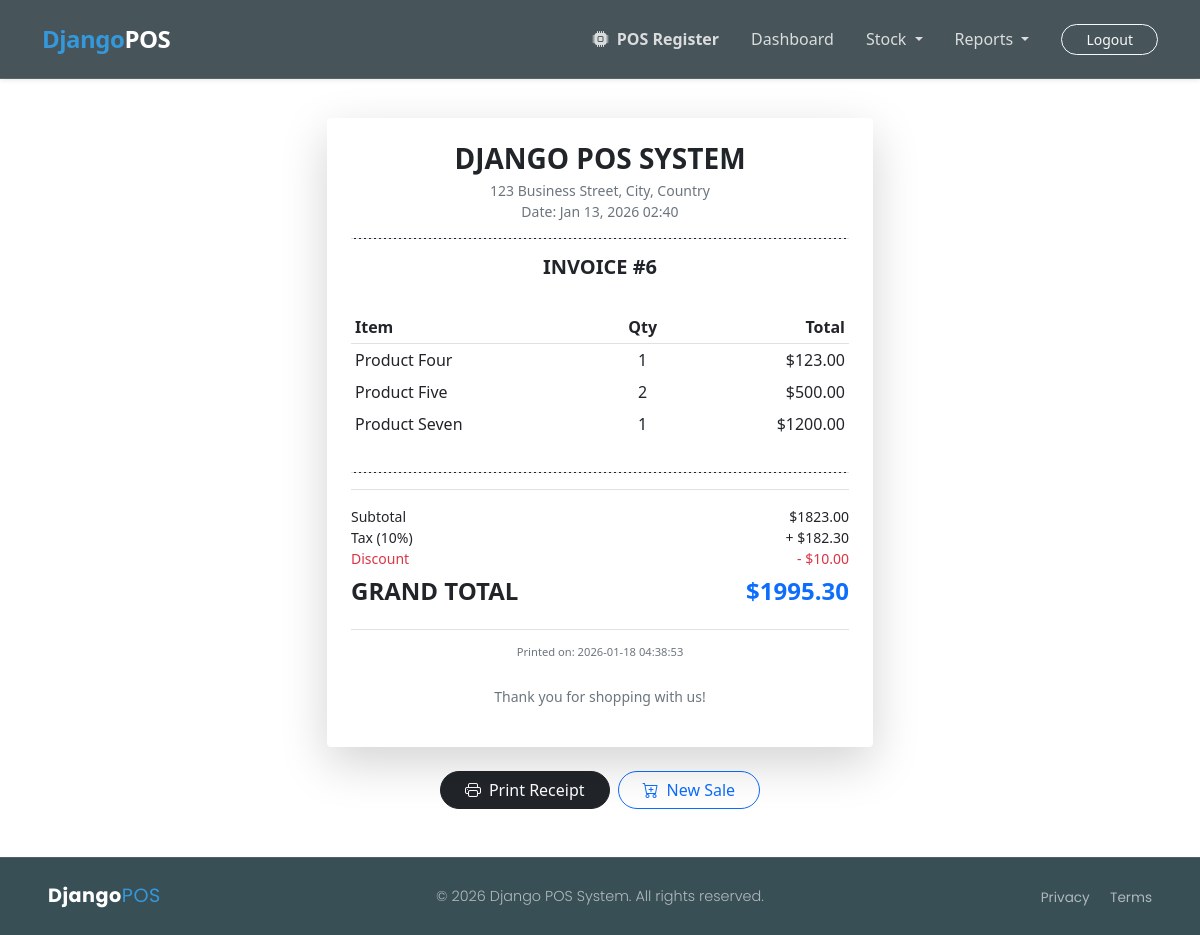
Screenshot of /pos/receipt/6/ (signed in) with the database file from the repository.
### app_sales/models.py (models this page shows, shortened)
class Sale(models.Model):
    transaction_date = models.DateTimeField(auto_now_add=True)
    customer_name = models.CharField(max_length=100, default="Walking Customer")
    subtotal = models.DecimalField(max_digits=10, decimal_places=2, default=0.00)
    tax_amount = models.DecimalField(max_digits=10, decimal_places=2, default=0.00)
    discount_amount = models.DecimalField(max_digits=10, decimal_places=2, default=0.00)
    grand_total = models.DecimalField(max_digits=10, decimal_places=2)

class SaleItem(models.Model):
    sale = models.ForeignKey(Sale, related_name='items', on_delete=models.CASCADE)
    product = models.ForeignKey(Product, on_delete=models.CASCADE)
    quantity = models.IntegerField()
    unit_price = models.DecimalField(max_digits=10, decimal_places=2)
    total_price = models.DecimalField(max_digits=10, decimal_places=2)

### app_pos/models.py (models this page shows, shortened)
class Product(models.Model):
    product_title = models.CharField(max_length=200, null=False, blank=False)
    product_category = models.ForeignKey(Category, on_delete=models.CASCADE,
                                          null=False, blank=False)
    product_price = models.FloatField(null=False, blank=False)
    product_description = models.TextField(null=True, blank=True)
    product_quantity = models.IntegerField(null=False, blank=False, default=0)
    cost_price = models.FloatField(null=False, blank=False, default=0.0)
    is_active = models.BooleanField(default=True)
    created_at = models.DateTimeField(default=timezone.now())

### app_sales/views.py (the view)
# urls.py: path('pos/receipt/<int:sale_id>/', views.pos_receipt, name="pos.receipt"),
@login_required(login_url="login")
def pos_receipt(request, sale_id):
    sale = get_object_or_404(Sale, id=sale_id)
    context = {
        "sale": sale,
    }
    return render(request, "sales/pos_receipt.html", context)

### app_sales/templates/sales/pos_receipt.html (shortened to what this page needs)
{% extends 'base.html' %}
{% block body_content %}
<section class="container py-5">
    <div class="row justify-content-center">
        <div class="col-md-6">
            <div class="card border-0 shadow-lg p-4" id="printableArea">
                <div class="text-center mb-4">
                    <h3 class="fw-bold mb-1">DJANGO POS SYSTEM</h3>
                    <p class="text-muted small">123 Business Street, City, Country<br>
                    Date: {{ sale.transaction_date|date:"M d, Y H:i" }}</p>
                    <hr class="border-dashed">
                    <h5 class="fw-bold">INVOICE #{{ sale.id }}</h5>
                </div>
                <table class="table table-sm table-borderless">
                    <thead>
                        <tr class="border-bottom">
                            <th>Item</th>
                            <th class="text-center">Qty</th>
                            <th class="text-end">Total</th>
                        </tr>
                    </thead>
                    <tbody>
                        {% for item in sale.items.all %}
                        <tr>
                            <td>{{ item.product.product_title }}</td>
                            <td class="text-center">{{ item.quantity }}</td>
                            <td class="text-end">${{ item.total_price }}</td>
                        </tr>
                        {% empty %}
                        <tr>
                            <td colspan="3" class="text-center py-4 text-danger">
                                Error: No items found for this record.
                            </td>
                        </tr>
                        {% endfor %}
                    </tbody>
                </table>
                <hr class="border-dashed">
                <div class="border-top pt-3">
                    <div class="d-flex justify-content-between small">
                        <span>Subtotal</span>
                        <span>${{ sale.subtotal }}</span>
                    </div>
                    <div class="d-flex justify-content-between small">
                        <span>Tax (10%)</span>
                        <span>+ ${{ sale.tax_amount }}</span>
                    </div>
                    <div class="d-flex justify-content-between text-danger small">
                        <span>Discount</span>
                        <span>- ${{ sale.discount_amount }}</span>
                    </div>
                    <div class="d-flex justify-content-between mt-2">
                        <h4 class="fw-bold">GRAND TOTAL</h4>
                        <h4 class="fw-bold text-primary">${{ sale.grand_total }}</h4>
                    </div>
                    <div class="text-center border-top pt-2 mt-3">
                        <small class="text-muted" style="font-size: 0.7rem;">
                            Printed on: {% now "Y-m-d H:i:s" %}
                        </small>
                    </div>
                </div>
                <div class="text-center mt-4 no-print">
                    <p class="text-muted small italic">Thank you for shopping with us!</p>
                </div>
            </div>
            <div class="mt-4 d-flex gap-2 justify-content-center no-print">
                <button onclick="window.print()" class="btn btn-dark rounded-pill px-4">
                    <i class="bi bi-printer me-2"></i>Print Receipt
                </button>
                <a href="{% url 'pos.register' %}" class="btn btn-outline-primary rounded-pill px-4">
                    <i class="bi bi-cart-plus me-2"></i>New Sale
                </a>
            </div>
        </div>
    </div>
</section>
{% endblock %}

### static/css/root.css (style rules this page uses)
* { margin: 0; padding: 0; box-sizing: border-box; }
:root { --primary-color-light: #91ADB6; --primary-color-mid: #628693; --primary-color-dark: #394F56; --secondary-color-dark: #080B0C; --secondary-color-light: #D9E2E4; --primary-font: 'Poppins'; --primary-background-color: #f4f4f4; --secondary-background-color: #d3d3d3; }
body { display: flex; flex-direction: column; min-height: 100vh; padding-top: 70px; }
html, body { height: 100%; margin: 0; }

### app_sales/templates/sales/pos_receipt.html (style rules this page uses)
.border-dashed { border-top: 1px dashed #dee2e6; opacity: 1; }

### rows the page displays
Sale: transaction_date "Jan 13, 2026 02:40", id "6", subtotal "1823.00", tax_amount "182.30", discount_amount "10.00", grand_total "1995.30"
SaleItem: product.product_title "Product Four", quantity "1", total_price "123.00"
SaleItem: product.product_title "Product Five", quantity "2", total_price "500.00"
SaleItem: product.product_title "Product Seven", quantity "1", total_price "1200.00"
